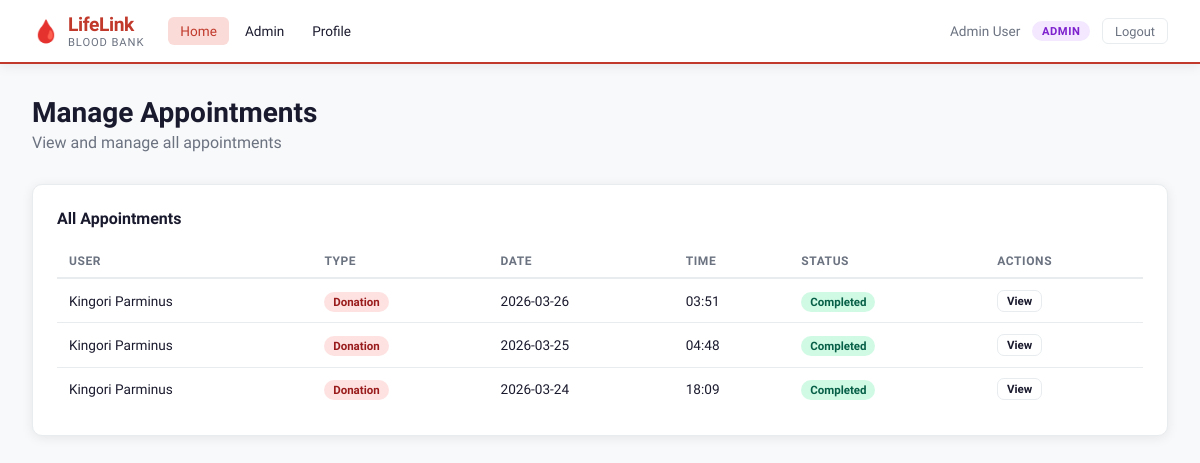
The app's page /admin/appointments (signed in) with its own data.
### tables this page shows
CREATE TABLE appointments (
        id INTEGER PRIMARY KEY AUTOINCREMENT,
        user_id INTEGER NOT NULL REFERENCES users(id),
        facility_id INTEGER NOT NULL REFERENCES facilities(id),
        appointment_date DATE NOT NULL, appointment_time TEXT NOT NULL,
        type TEXT NOT NULL CHECK(type IN ('donation','collection')),
        status TEXT DEFAULT 'scheduled' CHECK(status IN ('scheduled','completed','cancelled')),
        notes TEXT, created_at TIMESTAMP DEFAULT CURRENT_TIMESTAMP);

CREATE TABLE users (
        id INTEGER PRIMARY KEY AUTOINCREMENT,
        name TEXT NOT NULL, email TEXT UNIQUE NOT NULL,
        password TEXT NOT NULL, phone TEXT, blood_group TEXT,
        role TEXT NOT NULL CHECK(role IN ('donor','recipient','admin')),
        facility_id INTEGER REFERENCES facilities(id),
        created_at TIMESTAMP DEFAULT CURRENT_TIMESTAMP);

### app.py (the view)
@app.route("/admin/appointments", methods=["GET","POST"])
@login_required
@role_required("admin")
def admin_appointments():
    conn=get_db()
    if request.method == "POST":
        conn.execute("UPDATE appointments SET status=? WHERE id=?",(request.form["status"],request.form["appointment_id"]))
        conn.commit(); flash("Appointment updated.","success")
    appointments=conn.execute("SELECT a.*,u.name as user_name,u.role as user_role,f.name as facility_name FROM appointments a JOIN users u ON a.user_id=u.id JOIN facilities f ON a.facility_id=f.id ORDER BY a.appointment_date DESC,a.appointment_time").fetchall()
    conn.close()
    return render_template("admin_appointments.html",appointments=appointments)

### app.py (called while the page is built)
def get_db():
    conn = sqlite3.connect(DATABASE)
    conn.row_factory = sqlite3.Row
    return conn

def login_required(f):
    @functools.wraps(f)
    def decorated(*args,**kwargs):
        if "user_id" not in session:
            flash("Please log in to continue.","warning")
            return redirect(url_for("login"))
        return f(*args,**kwargs)
    return decorated

def role_required(*roles):
    def decorator(f):
        @functools.wraps(f)
        def decorated(*args,**kwargs):
            if "user_id" not in session: return redirect(url_for("login"))
            if session.get("role") not in roles:
                flash("Access denied.","danger")
                return redirect(url_for("dashboard"))
            return f(*args,**kwargs)
        return decorated
    return decorator

### templates/admin_appointments.html (shortened to what this page needs)
{% extends "base.html" %}
{% block content %}
<div class="page-header">
    <h1>Manage Appointments</h1>
    <p>View and manage all appointments</p>
</div>
<div class="section-card">
    <h3>All Appointments</h3>
    <table class="data-table">
        <thead>
            <tr>
                <th>User</th>
                <th>Type</th>
                <th>Date</th>
                <th>Time</th>
                <th>Status</th>
                <th>Actions</th>
            </tr>
        </thead>
        <tbody>
            {% for appointment in appointments %}
                <tr>
                    <td>{{ appointment.user_name }}</td>
                    <td><span class="badge type-{{ appointment.type }}">{{ appointment.type }}</span></td>
                    <td>{{ appointment.appointment_date }}</td>
                    <td>{{ appointment.appointment_time }}</td>
                    <td><span class="badge status-{{ appointment.status }}">{{ appointment.status }}</span></td>
                    <td>
                        <button class="btn btn-xs btn-outline" data-appointment-id="{{ appointment.id }}" onclick="openModal('appointmentModal' + this.dataset.appointmentId)">View</button>
                    </td>
                </tr>
            {% else %}
                <tr>
                    <td colspan="6" class="empty">No appointments found</td>
                </tr>
            {% endfor %}
        </tbody>
    </table>
</div>
{% endblock %}

### static/css/style.css (style rules this page uses)
:root { --red: #C0392B; --red-dark: #922B21; --red-light: #FADBD8; --red-mid: #E74C3C; --blue: #2980B9; --green: #27AE60; --orange: #E67E22; --purple: #8E44AD; --bg: #F8F9FA; --surface: #FFFFFF; --border: #E8ECEF; --text: #1A1A2E; --text-muted: #6B7280; --shadow: 0 2px 12px rgba(0,0,0,0.08); --shadow-md: 0 4px 24px rgba(0,0,0,0.12); --radius: 10px; --nav-h: 64px; --font: 'Sora', sans-serif; --mono: 'Space Mono', monospace; }
* { margin:0; padding:0; box-sizing:border-box; }
body { font-family:var(--font); background:var(--bg); color:var(--text); min-height:100vh; }
.badge { font-size:.72rem; padding:.2rem .55rem; border-radius:99px; font-weight:600; text-transform:capitalize; }
.badge.status-completed { background:#D1FAE5; color:#065F46; }
.badge.type-donation { background:#FEE2E2; color:#991B1B; }
.page-header { margin-bottom:2rem; }
.page-header h1 { font-size:1.75rem; font-weight:700; color:var(--text); margin-bottom:.25rem; }
.page-header p { color:var(--text-muted); }
.section-card { background:var(--surface); border:1px solid var(--border); border-radius:var(--radius); padding:1.5rem; box-shadow:var(--shadow); margin-bottom:1.5rem; }
.section-card h3 { font-size:1rem; font-weight:600; margin-bottom:1rem; }
.data-table { width:100%; border-collapse:collapse; font-size:.85rem; }
.data-table th { text-align:left; padding:.6rem .75rem; font-size:.75rem; font-weight:600; text-transform:uppercase; letter-spacing:.05em; color:var(--text-muted); border-bottom:2px solid var(--border); }
.data-table td { padding:.65rem .75rem; border-bottom:1px solid var(--border); vertical-align:middle; }
.data-table tbody tr:last-child td { border-bottom:none; }
.btn { display:inline-flex; align-items:center; justify-content:center; gap:.4rem; padding:.55rem 1.25rem; border-radius:7px; font-family:var(--font); font-size:.875rem; font-weight:600; cursor:pointer; border:none; transition:all .15s; text-decoration:none !important; }
.btn-outline { background:transparent; color:var(--text); border:1.5px solid var(--border); }
.btn-xs { padding:.2rem .55rem; font-size:.72rem; }

### records on screen
appointments: user_name "Kingori Parminus", type "Donation", appointment_date "2026-03-26", appointment_time "03:51", status "Completed"
appointments: user_name "Kingori Parminus", type "Donation", appointment_date "2026-03-25", appointment_time "04:48", status "Completed"
appointments: user_name "Kingori Parminus", type "Donation", appointment_date "2026-03-24", appointment_time "18:09", status "Completed"

### other values on screen
{{ session.name }} "Admin User"
{{ session.role }} "ADMIN"
